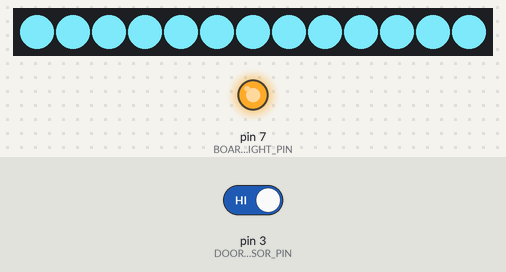
Recording of a sketch running on a simulated Arduino Mega 2560, built with avr-gcc and run on an emulated ATmega2560. Shown: 13 RGB LEDs in strip order, left to right, output pins drawn as LEDs (lit = HIGH). The inputs (shaded band) are chosen by the test bench; at power-on: pin 3 (DOOR_SENSOR_PIN) HIGH. EEPROM starts erased.

Above: at 1.2 s.
1.3 s: pin 3 (DOOR_SENSOR_PIN) driven LOW
At 2.1 s:
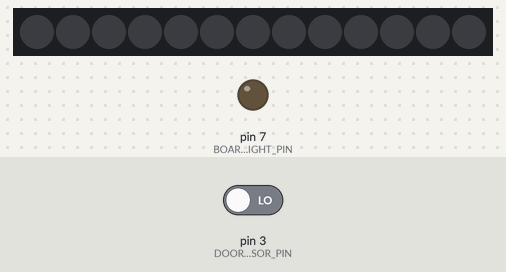
2.8 s: pin 3 (DOOR_SENSOR_PIN) driven HIGH
At 3.3 s:
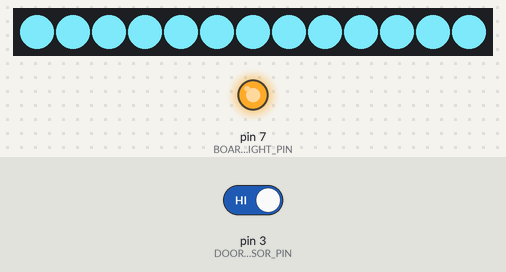
Timing chart, 0 to 14.4 s (numbered marks = the images above; inputs shaded):
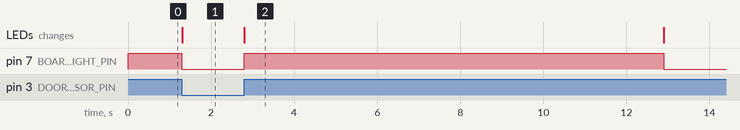

The sketch:

mailbox.ino
```cpp
#include <Adafruit_NeoPixel.h>
#include <EEPROM.h>
#include <avr/sleep.h>

const int SLEEP_PIN_INTERRUPT = 0; //SCL
const int RADIO_POWER_SWITCH_PIN = 2; //SDA
const int DOOR_SENSOR_PIN = 3; //SCL
const int DOOR_LIGHT_PIN = 6;
const int BOARD_LIGHT_PIN = 7;
const int AMBIENT_LIGHT_SENSOR_PIN = 12;

const int ADDRESS_DOOR_STATE = 200;

const byte MESSAGE_PREFIX[] = {0x41, 0x44, 0x41, 0x4D};
const byte MESSAGE_SUFFIX = 0x0A;
const byte MESSAGE_MAILBOX[] = {0x4D, 0x41, 0x49, 0x4C};
const byte HIGH_BYTE = 0x48;
const byte LOW_BYTE = 0x4C;
const byte MESSAGE_SLEEP[] = {0x53};
const byte MESSAGE_WAKE[] = {0x57};

const int TOTAL_LIGHTS = 13;
const int MIN_LIGHTING = 500;
const unsigned long EVENT_DELAY = 10000;
const unsigned long LIGHT_ON_MILLIS = 10000;
const unsigned long MAX_UPTIME = 10000;
const unsigned long WRITE_BUFFER_DELAY = 100;
const unsigned long RADIO_POWER_SWITCH_DELAY = 200;

boolean _doorState;
boolean _doorStateLastSent;
unsigned long _nextTimeToSendDoorOpened;
unsigned long _nextTimeToSendDoorClosed;
boolean _lightOn;
long _lightOffTime;
long _offtime;

Adafruit_NeoPixel strip = Adafruit_NeoPixel(TOTAL_LIGHTS, DOOR_LIGHT_PIN, NEO_GRB + NEO_KHZ800);

void setup() {
  //while (!Serial);
  //Serial.begin(9600);
  while (!Serial1);
  Serial1.begin(9600);

  pinMode(DOOR_SENSOR_PIN, INPUT);
  _doorState = EEPROM.read(ADDRESS_DOOR_STATE) == HIGH_BYTE;
  _doorStateLastSent = _doorState;
  _nextTimeToSendDoorOpened = millis();
  _nextTimeToSendDoorClosed = millis();

  pinMode(AMBIENT_LIGHT_SENSOR_PIN, INPUT);

  pinMode(BOARD_LIGHT_PIN, OUTPUT);
  digitalWrite(BOARD_LIGHT_PIN, LOW);
  _lightOn = false;
  _lightOffTime = millis();
  strip.begin();
  strip.show();

  pinMode(RADIO_POWER_SWITCH_PIN, OUTPUT);
  digitalWrite(RADIO_POWER_SWITCH_PIN, LOW);

  resetOfftime();
}

void loop() {
  if(doorStateChanged()) {
    toggleLight(_doorState);
    writeDoorEvent();
  }
  checkDoorLight();
  checkDoorState();
  checkUptime();
}

boolean doorStateChanged() {
  boolean doorState = digitalRead(DOOR_SENSOR_PIN);
  if(doorState != _doorState) {
    _doorState = doorState;
    if(_doorState) {
      EEPROM.write(ADDRESS_DOOR_STATE, HIGH_BYTE);
    }
    else {
      EEPROM.write(ADDRESS_DOOR_STATE, LOW_BYTE);
    }
    return true;
  }
  return false;
}

void toggleLight(boolean turnOn) {
  if(turnOn) {
    turnOnLight();
  }
  else {
    turnOffLight();
  }
}

void turnOnLight() {
  digitalWrite(BOARD_LIGHT_PIN, HIGH);
  for (int i = 0; i < TOTAL_LIGHTS; i++) {
    strip.setPixelColor(i, 119, 221, 237);
  }
  strip.show();
  _lightOn = true;
  _lightOffTime = millis() + LIGHT_ON_MILLIS;
}

void turnOffLight() {
  _lightOn = false;
  digitalWrite(BOARD_LIGHT_PIN, LOW);
  for (int i = 0; i < TOTAL_LIGHTS; i++) {
    strip.setPixelColor(i, 0);
  }
  strip.show();
}

void checkDoorLight() {
  if(_lightOn && _lightOffTime < millis()) {
    turnOffLight();
  }
}

void checkDoorState() {
  if(_doorState != _doorStateLastSent && waitTimeToSendDoorEventIsExpired()) {
    writeDoorEvent();
  }
}

boolean waitTimeToSendDoorEventIsExpired() {
  return (_doorState && _nextTimeToSendDoorOpened < millis()) || (!_doorState && _nextTimeToSendDoorClosed < millis());
}

void writeDoorEvent() {
  if(waitTimeToSendDoorEventIsExpired()){
    byte message[1];
    if(_doorState) {
      message[0] = HIGH_BYTE;
    }
    else {
      message[0] = LOW_BYTE;
    }
    writeBuffer(message, sizeof(message));
    _doorStateLastSent = _doorState;
  }
  if(_doorState) {
    _nextTimeToSendDoorOpened = millis() + EVENT_DELAY;
  }
  else {
    _nextTimeToSendDoorClosed = millis() + EVENT_DELAY;
  }
  resetOfftime();
}

void writeBuffer(const byte buffer[], int len) {
  Serial1.write(MESSAGE_PREFIX, sizeof(MESSAGE_PREFIX));
  Serial1.write(MESSAGE_MAILBOX, sizeof(MESSAGE_MAILBOX));
  Serial1.write(buffer, len);
  Serial1.write(MESSAGE_SUFFIX);
  delay(WRITE_BUFFER_DELAY);
}

void resetOfftime() {
  _offtime = millis() + MAX_UPTIME;
}

void checkUptime() {
  if(_offtime < millis()) {
    sleepNow();
  }
}

void sleepNow() {
  writeBuffer(MESSAGE_SLEEP, sizeof(MESSAGE_SLEEP));
  delay(RADIO_POWER_SWITCH_DELAY);
  digitalWrite(RADIO_POWER_SWITCH_PIN, HIGH);

  set_sleep_mode(SLEEP_MODE_PWR_DOWN);
  sleep_enable();
  attachInterrupt(SLEEP_PIN_INTERRUPT, wakeNow, CHANGE);
  sleep_mode(); // device is put to sleep
  // Continue here after waking up
  sleep_disable();
  detachInterrupt(SLEEP_PIN_INTERRUPT);

  digitalWrite(RADIO_POWER_SWITCH_PIN, LOW);
  delay(RADIO_POWER_SWITCH_DELAY);
  writeBuffer(MESSAGE_WAKE, sizeof(MESSAGE_WAKE));
  resetOfftime();
}

void wakeNow() {
}
```

Measured:
- after the input at 1.3 s, pin 7 (BOARD_LIGHT_PIN): HIGH → LOW at once; the LEDs: change at once (image 1)
- after the input at 2.8 s, pin 7 (BOARD_LIGHT_PIN): LOW → HIGH at once, → LOW 10.1 s later; the LEDs: change at once (image 2)
